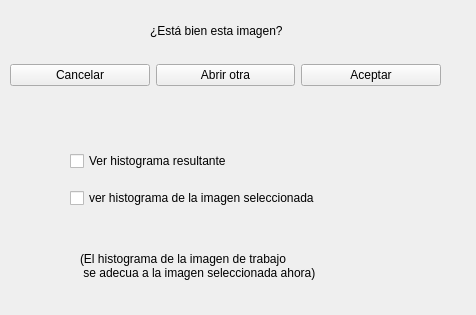
<?xml version="1.0" encoding="UTF-8"?>
<ui version="4.0">
 <class>Hespecif</class>
 <widget class="QWidget" name="Hespecif">
  <property name="geometry">
   <rect>
    <x>0</x>
    <y>0</y>
    <width>476</width>
    <height>315</height>
   </rect>
  </property>
  <property name="windowTitle">
   <string>Form</string>
  </property>
  <widget class="QLabel" name="label">
   <property name="geometry">
    <rect>
     <x>150</x>
     <y>20</y>
     <width>171</width>
     <height>21</height>
    </rect>
   </property>
   <property name="text">
    <string>¿Está bien esta imagen?</string>
   </property>
  </widget>
  <widget class="QLabel" name="label_2">
   <property name="geometry">
    <rect>
     <x>80</x>
     <y>250</y>
     <width>351</width>
     <height>31</height>
    </rect>
   </property>
   <property name="text">
    <string>(El histograma de la imagen de trabajo
 se adecua a la imagen seleccionada ahora)</string>
   </property>
  </widget>
  <widget class="QWidget" name="">
   <property name="geometry">
    <rect>
     <x>10</x>
     <y>60</y>
     <width>431</width>
     <height>31</height>
    </rect>
   </property>
   <layout class="QHBoxLayout" name="horizontalLayout">
    <item>
     <widget class="QPushButton" name="ButtonCancelar">
      <property name="text">
       <string>Cancelar</string>
      </property>
     </widget>
    </item>
    <item>
     <widget class="QPushButton" name="ButtonAbrir">
      <property name="text">
       <string>Abrir otra</string>
      </property>
     </widget>
    </item>
    <item>
     <widget class="QPushButton" name="ButtonAceptar">
      <property name="text">
       <string>Aceptar</string>
      </property>
     </widget>
    </item>
   </layout>
  </widget>
  <widget class="QWidget" name="">
   <property name="geometry">
    <rect>
     <x>70</x>
     <y>140</y>
     <width>331</width>
     <height>81</height>
    </rect>
   </property>
   <layout class="QVBoxLayout" name="verticalLayout">
    <item>
     <widget class="QCheckBox" name="checkBoxhResult">
      <property name="text">
       <string>Ver histograma resultante</string>
      </property>
     </widget>
    </item>
    <item>
     <widget class="QCheckBox" name="checkBoxhSelect">
      <property name="text">
       <string>ver histograma de la imagen seleccionada</string>
      </property>
     </widget>
    </item>
   </layout>
  </widget>
 </widget>
 <resources/>
 <connections/>
</ui>
